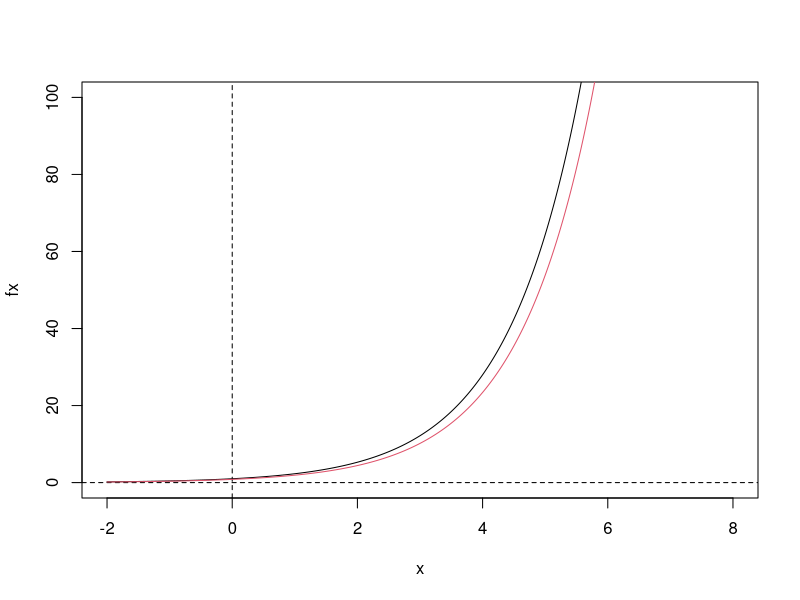

Write R code to recreate this figure.

# what_is_e.R
#
# Author: Bob Verity
# Date: 2024-06-13
#
# Inputs: (none)
#
# Outputs: (none)
#
# Purpose:
# Where does the exponential constant "e" come from? Let's explore raising a
# constant "a" to the power x. What happens to the gradient of this function as
# we change the value of "a". Can we choose a value such that the gradient looks
# like the original function itself? What is the gradient of this function as it
# passes through zero? The answer to all these questions.....is e.
#
# ------------------------------------------------------------------

# play with different values of this constant
a <- 2.3

# raise to the power x
x <- seq(-2, 8, l = 1001)

fx <- a^x

# calculate the gradient
grad <- diff(fx) / diff(x)

# plot and compare lines
plot(x, type = 'l', fx, ylim = c(0, 100))
abline(h = 0, v = 0, lty = 2)
lines(x[1:length(grad)], grad, col = 2)

# gradient at 0
(fx[22] - fx[21]) / (x[22] - x[21])
